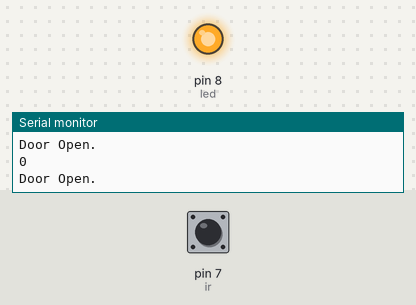
Bench run of a sketch on a simulated Arduino Uno, built with avr-gcc and run on an emulated ATmega328P. Shown: output pins drawn as LEDs (lit = HIGH), the last lines printed to the serial monitor. Dashed ring = blinking. The test bench sets the inputs (shaded band); at power-on: pin 7 (ir) LOW.

Above: at 1.2 s.
1.3 s: pin 7 (ir) driven HIGH
At 2.2 s:
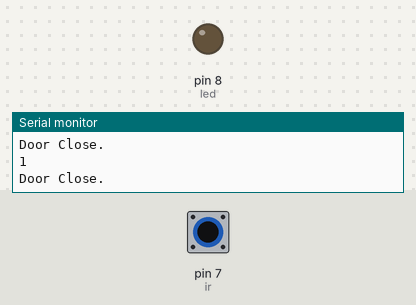
2.8 s: pin 7 (ir) driven LOW
At 3.2 s:
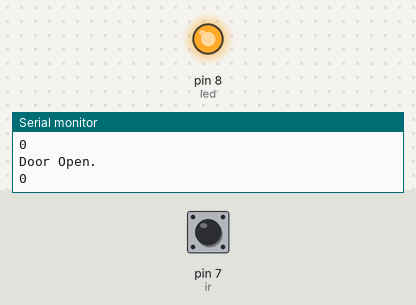
4.3 s: pin 7 (ir) pulsed HIGH 5 times (0.12 s each, 0.3 s apart)
At 4.52 s:
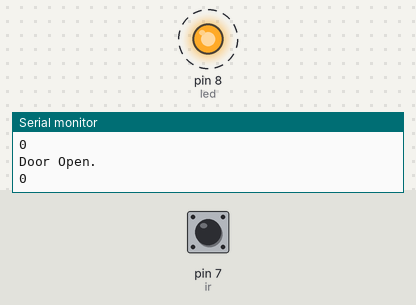
Timing chart, 0 to 7.3 s (numbered marks = the images above; inputs shaded):
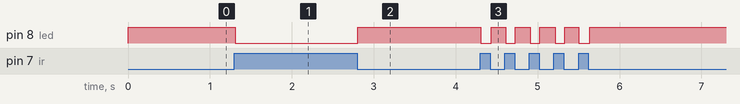

Measured:
- after the input at 1.3 s, pin 8 (led): HIGH → LOW at once
- after the input at 2.8 s, pin 8 (led): LOW → HIGH at once
- after the input at 4.3 s, pin 8 (led): alternates HIGH for 0.18 s and LOW for 0.12 s, 10 changes in all, then stays HIGH, starting at once

The sketch:

sketch_aug02a.ino
```cpp
int ir = 7;
int led = 8;
int x;

void setup() {
  Serial.begin(9600);
  pinMode(ir, INPUT);
  pinMode(led, OUTPUT);
}

void loop() {
  x = digitalRead(ir);
  Serial.println(x);

  if (x == 1) {
    digitalWrite(led, LOW);
    Serial.println("Door Close.");
  } else {
    digitalWrite(led, HIGH);
    Serial.println("Door Open.");
  }


}
```
